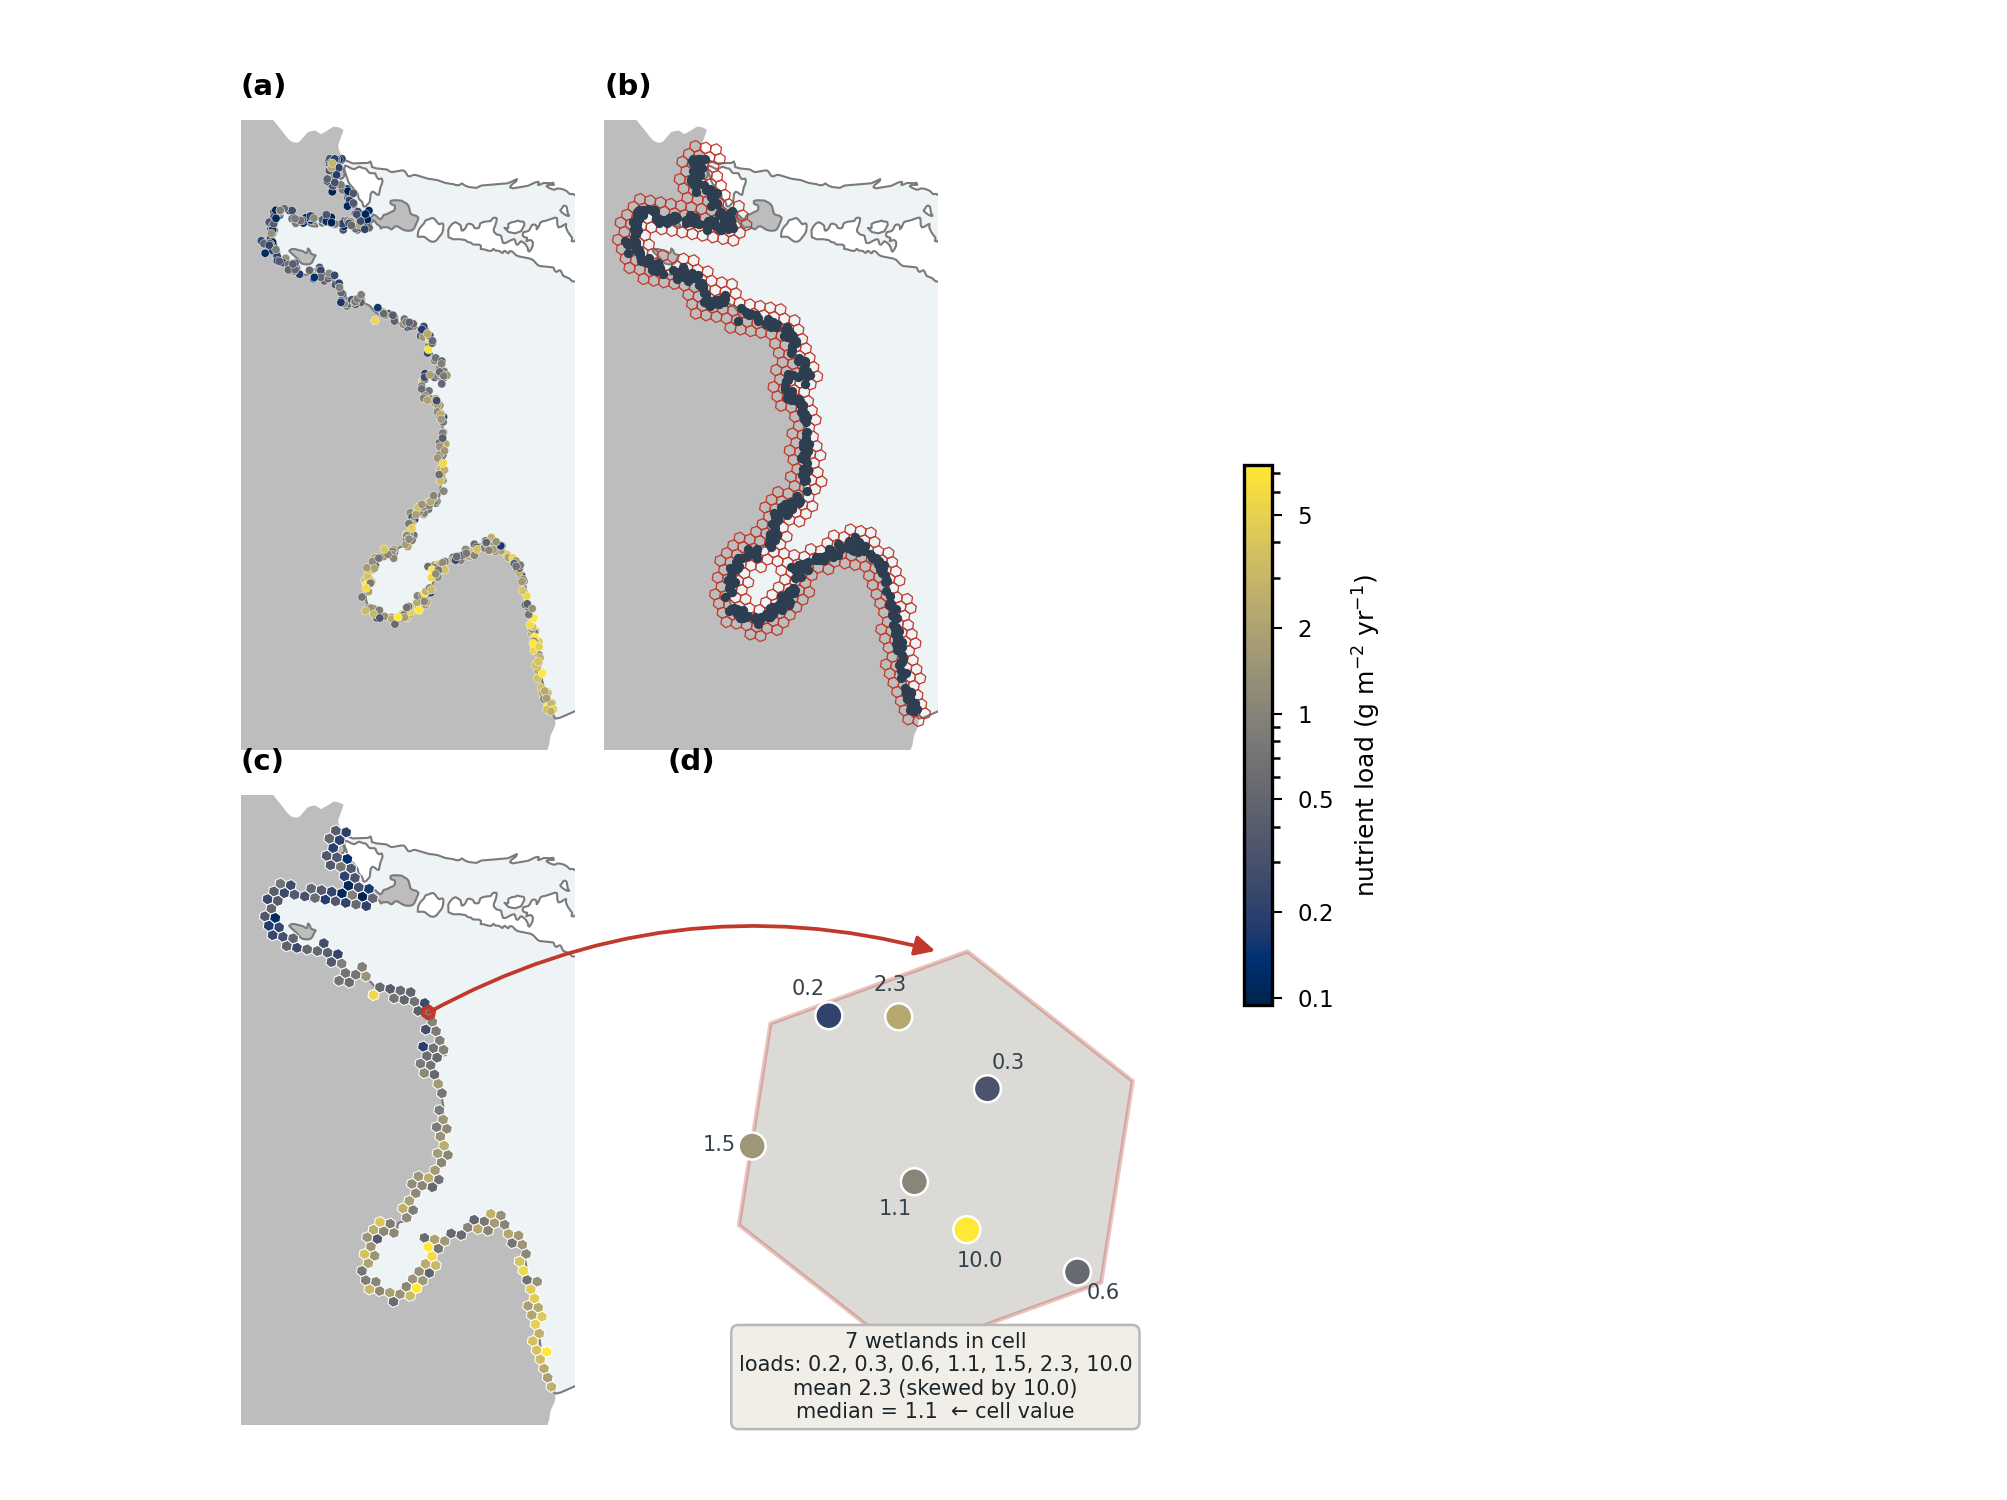

Here is the Python script that generated this plot:
"""
Conceptual illustration of the H3 hexagonal aggregation workflow
on the Lake Huron shoreline.

Steps shown:
 (a) raw coastal-wetland point loads
 (b) H3 resolution-6 grid laid over the shoreline
 (c) each cell colored by the MEDIAN load of the wetlands inside it
 (d) callout: how one cell's median is computed

The wetland points/loads are SYNTHETIC and illustrative; swap in real data
by replacing the `pts_ll` / `load` arrays. The shoreline is the real
Lake Huron polygon (Natural Earth 10m).
"""
import os
import urllib.request
import numpy as np
import geopandas as gpd
from shapely.geometry import Polygon
import h3
import matplotlib as mpl
import matplotlib.pyplot as plt
from matplotlib.colors import LogNorm
from matplotlib.collections import PolyCollection
from matplotlib.patches import ConnectionPatch

CRS_MAP = 3174          # NAD83 / Great Lakes Albers (equal-area) – matches manuscript
RES = 6                 # H3 resolution used in the manuscript (~36 km^2 cells)
CMAP = "cividis"        # colorblind-safe, matches manuscript
rng = np.random.default_rng(11)

HERE = os.path.dirname(os.path.abspath(__file__))   # look for data next to this script
NE = "https://raw.githubusercontent.com/nvkelso/natural-earth-vector/master/geojson"

def load_geojson(local_name, fallback_url, keep_names):
    """Read a local subset geojson; if absent, download the full Natural Earth
    file and subset it to `keep_names`. Returns a GeoDataFrame in EPSG:4326."""
    path = os.path.join(HERE, local_name)
    if os.path.exists(path):
        return gpd.read_file(path).to_crs(4326)
    print(f"{local_name} not found locally; downloading from Natural Earth...")
    tmp = os.path.join(HERE, "_ne_download.geojson")
    urllib.request.urlretrieve(fallback_url, tmp)
    g = gpd.read_file(tmp).to_crs(4326)
    g = g[g["name"].isin(keep_names)][["name", "geometry"]].reset_index(drop=True)
    g.to_file(path, driver="GeoJSON")     # cache the subset for next time
    os.remove(tmp)
    return g

# ----------------------------------------------------------------------
# 1. Lake Huron shoreline
# ----------------------------------------------------------------------
lakes = load_geojson("lake_huron.geojson", f"{NE}/ne_10m_lakes.geojson",
                     ["Lake Huron"])
geom = lakes.loc[lakes["name"] == "Lake Huron", "geometry"].iloc[0]
if geom.geom_type == "MultiPolygon":
    geom = max(geom.geoms, key=lambda g: g.area)
shore = geom.exterior                       # the shoreline line

lake_gdf = gpd.GeoSeries([geom], crs=4326).to_crs(CRS_MAP)

# US (Michigan) vs Canada (Ontario) land, for splitting the shoreline
states = load_geojson("mi_on.geojson",
                      f"{NE}/ne_10m_admin_1_states_provinces.geojson",
                      ["Michigan", "Ontario"])
mi_geom = states.loc[states["name"] == "Michigan", "geometry"].iloc[0]
on_geom = states.loc[states["name"] == "Ontario", "geometry"].iloc[0]
mi_gdf = gpd.GeoSeries([mi_geom], crs=4326).to_crs(CRS_MAP)
mi_proj = mi_gdf.iloc[0]
on_proj = gpd.GeoSeries([on_geom], crs=4326).to_crs(CRS_MAP).iloc[0]

# ----------------------------------------------------------------------
# 2. Synthetic coastal-wetland points + right-skewed loads (US side only)
# ----------------------------------------------------------------------
# oversample the whole shoreline, then keep points nearer Michigan than Ontario
M = 1600
d = rng.uniform(0, shore.length, M)
base = [shore.interpolate(x) for x in d]
lon = np.array([p.x for p in base]) + rng.normal(0, 0.018, M)
lat = np.array([p.y for p in base]) + rng.normal(0, 0.018, M)
cand = gpd.GeoSeries(gpd.points_from_xy(lon, lat), crs=4326).to_crs(CRS_MAP)
us_side = np.array([p.distance(mi_proj) < p.distance(on_proj) for p in cand])
lon, lat = lon[us_side], lat[us_side]
N = len(lon)
pts_ll = np.column_stack([lat, lon])

# spatial trend (south + Saginaw-Bay side richer) + strong right skew
trend = (44.9 - lat) * 1.1 + (lon + 82.5) * 0.5
load = np.exp(0.55 * trend + rng.normal(0, 0.85, N))   # g m^-2 yr^-1, log-normal
load = np.clip(load, 0.05, None)

pts_gdf = gpd.GeoSeries(gpd.points_from_xy(lon, lat), crs=4326).to_crs(CRS_MAP)
px = np.array([p.x for p in pts_gdf]); py = np.array([p.y for p in pts_gdf])

# ----------------------------------------------------------------------
# 3. H3 indexing + median per cell
# ----------------------------------------------------------------------
cell_of = np.array([h3.latlng_to_cell(la, lo, RES) for la, lo in pts_ll])
cells = {}
for c, v in zip(cell_of, load):
    cells.setdefault(c, []).append(v)
cell_median = {c: float(np.median(v)) for c, v in cells.items()}

# continuous coastal hex ribbon (cells with points + their neighbours) for the grid panel
ribbon = set()
for c in cells:
    ribbon.update(h3.grid_disk(c, 1))

def cell_poly(c):
    b = h3.cell_to_boundary(c)               # list of (lat, lon)
    g = Polygon([(lo, la) for la, lo in b])
    return gpd.GeoSeries([g], crs=4326).to_crs(CRS_MAP).iloc[0]

ribbon_polys = {c: cell_poly(c) for c in ribbon}
filled_polys = {c: ribbon_polys[c] for c in cell_median}

# ----------------------------------------------------------------------
# 4. Figure
# ----------------------------------------------------------------------
plt.rcParams.update({"font.size": 6.5, "font.family": "DejaVu Sans",
                     "axes.titlesize": 7.5, "axes.titleweight": "bold"})
norm = LogNorm(vmin=np.quantile(load, 0.02), vmax=np.quantile(load, 0.98))
cmap = mpl.colormaps[CMAP]

figW, figH = 6.69, 5.3
fig = plt.figure(figsize=(figW, figH))
xmin, xmax = px.min(), px.max()
ymin, ymax = py.min(), py.max()
padx = 0.07 * (xmax - xmin); pady = 0.07 * (ymax - ymin)
mapw = (xmax - xmin) + 2 * padx; maph = (ymax - ymin) + 2 * pady
asp = mapw / maph

# --- top row: three map strips a, b, c, sized so they fill the width ---
top_m = 0.10                      # room above maps for suptitle + panel labels
Hf = 0.62                         # map height fraction
Wf = asp * Hf * (figH / figW)     # width fraction giving equal aspect (no whitespace)
y_m_top = 1 - top_m
y_m_bot = y_m_top - Hf
left_m = 0.035
content_r = 0.875                 # right edge of the map strips (colorbar sits beyond)
sg = (content_r - left_m - 3 * Wf) / 2     # even gaps that fill the row
xA = left_m
xB = left_m + Wf + sg
xC = left_m + 2 * (Wf + sg)
axA = fig.add_axes([xA, y_m_bot, Wf, Hf])
axB = fig.add_axes([xB, y_m_bot, Wf, Hf])
axC = fig.add_axes([xC, y_m_bot, Wf, Hf])

# --- bottom band: (d) callout = explanation text (left) + zoom hexagon (right, under c) ---
gap_below = 0.03; bottom_m = 0.03
band_top = y_m_bot - gap_below
band_h = band_top - bottom_m
hexW = band_h * (figH / figW)                  # square display box
cxc = xC + Wf / 2
axHex = fig.add_axes([cxc - hexW / 2, bottom_m, hexW, band_h])

def base_map(ax):
    mi_gdf.plot(ax=ax, facecolor="#bdbdbd", edgecolor="none", zorder=0)
    lake_gdf.plot(ax=ax, facecolor="#eef3f6", edgecolor="#7a7a7a", linewidth=0.5, zorder=1)
    ax.set_xlim(xmin - padx, xmax + padx); ax.set_ylim(ymin - pady, ymax + pady)
    ax.set_aspect("equal"); ax.set_xticks([]); ax.set_yticks([])
    for s in ax.spines.values(): s.set_visible(False)

# ---- (a) raw point loads
base_map(axA)
axA.scatter(px, py, c=load, cmap=cmap, norm=norm, s=5,
            edgecolor="white", linewidth=0.1, zorder=3)
axA.set_title("(a)", loc="left", fontsize=7)

# ---- (b) H3 grid overlay
base_map(axB)
pc = PolyCollection([np.array(p.exterior.coords) for p in ribbon_polys.values()],
                    facecolors="none", edgecolors="#c0392b", linewidths=0.3, zorder=2)
axB.add_collection(pc)
axB.scatter(px, py, c="#2c3e50", s=1.8, zorder=3)
axB.set_title("(b)", loc="left", fontsize=7)

# ---- (c) median per cell
base_map(axC)
vals = np.array([cell_median[c] for c in filled_polys])
pc2 = PolyCollection([np.array(p.exterior.coords) for p in filled_polys.values()],
                     array=vals, cmap=cmap, norm=norm,
                     edgecolors="white", linewidths=0.25, zorder=2)
axC.add_collection(pc2)
axC.set_title("(c)", loc="left", fontsize=7)

# ---- (d) single-cell callout
# pick a cell with >=5 points and the strongest right-skew (max/min ratio)
cand = {c: v for c, v in cells.items() if len(v) >= 5}
focus = max(cand, key=lambda c: max(cand[c]) / min(cand[c]))
fb = cell_poly(focus)
fmembers = cell_of == focus
fx, fy, fv = px[fmembers], py[fmembers], load[fmembers]

axHex.set_aspect("equal"); axHex.set_xticks([]); axHex.set_yticks([])
for s in axHex.spines.values(): s.set_visible(False)
axHex.add_collection(PolyCollection([np.array(fb.exterior.coords)],
                     facecolors=cmap(norm(cell_median[focus])), alpha=0.30,
                     edgecolors="#c0392b", linewidths=1.0))
axHex.scatter(fx, fy, c=fv, cmap=cmap, norm=norm, s=42,
              edgecolor="white", linewidth=0.6, zorder=4)
cx, cy = fb.centroid.x, fb.centroid.y
for x, y, v in zip(fx, fy, fv):
    ang = np.arctan2(y - cy, x - cx)
    dx, dy = 8 * np.cos(ang), 8 * np.sin(ang)
    axHex.annotate(f"{v:.1f}", (x, y), textcoords="offset points", xytext=(dx, dy),
                   ha="center", va="center", fontsize=5, color="#33424a", zorder=5)
bx0, by0, bx1, by1 = fb.bounds
m = 0.14 * (bx1 - bx0)
axHex.set_xlim(bx0 - m, bx1 + m); axHex.set_ylim(by0 - m, by1 + m)
med = cell_median[focus]; mean = float(np.mean(fv))

# (d) label + explanation text in the left part of the band
txt_x = (left_m + (cxc - hexW / 2 - 0.02)) / 2
fig.text(left_m, band_top - 0.005, "(d) why the median", fontsize=7,
         fontweight="bold", ha="left", va="top")
fig.text(txt_x, bottom_m + band_h * 0.46,
         f"{len(fv)} wetlands fall in the highlighted cell\n"
         f"loads: {', '.join(f'{v:.1f}' for v in np.sort(fv))}\n"
         f"mean = {mean:.1f}  (skewed by the {max(fv):.1f} outlier)\n"
         f"median = {med:.1f}  \u2192  the cell's value",
         fontsize=6.5, ha="center", va="center", color="#1a2429", linespacing=1.6,
         bbox=dict(boxstyle="round,pad=0.5", fc="#f0eee6", ec="#b8b8b8", lw=0.6))

# connector from focus cell in (c) down to the zoom hexagon
axC.add_collection(PolyCollection([np.array(fb.exterior.coords)],
                   facecolors="none", edgecolors="#c0392b", linewidths=1.0, zorder=5))
con = ConnectionPatch(xyA=(cx, by0), coordsA=axC.transData,
                      xyB=(cx, by1), coordsB=axHex.transData,
                      arrowstyle="-|>", color="#c0392b", lw=0.9,
                      connectionstyle="arc3,rad=0.0")
fig.add_artist(con)

# shared colorbar, aligned to the map row
cax = fig.add_axes([content_r + 0.018, y_m_bot, 0.013, Hf])
cb = fig.colorbar(mpl.cm.ScalarMappable(norm=norm, cmap=cmap), cax=cax)
cb.ax.yaxis.set_major_locator(mpl.ticker.LogLocator(base=10, subs=(1.0, 2.0, 5.0), numticks=20))
cb.ax.yaxis.set_minor_locator(mpl.ticker.LogLocator(base=10, subs=np.arange(2, 10) * 0.1, numticks=60))
cb.ax.yaxis.set_minor_formatter(mpl.ticker.NullFormatter())
cb.ax.yaxis.set_major_formatter(mpl.ticker.FuncFormatter(lambda v, _: f"{v:g}"))
cb.ax.tick_params(labelsize=5.5, length=2.5, width=0.5)
cb.set_label("nutrient load (g m$^{-2}$ yr$^{-1}$)", fontsize=6)

# fig.suptitle("Aggregating coastal-wetland loads to an H3 hexagonal grid",
#              fontsize=9, fontweight="bold", x=0.5, y=0.97)

fig.savefig(os.path.join(HERE, "h3_concept.jpeg"), dpi=300, facecolor="white")
fig.savefig(os.path.join(HERE, "h3_concept.pdf"), facecolor="white")
print("focus cell members:", len(fv), "median", round(med, 2))
print("n cells filled:", len(filled_polys), "n points:", N)
print("saved")
